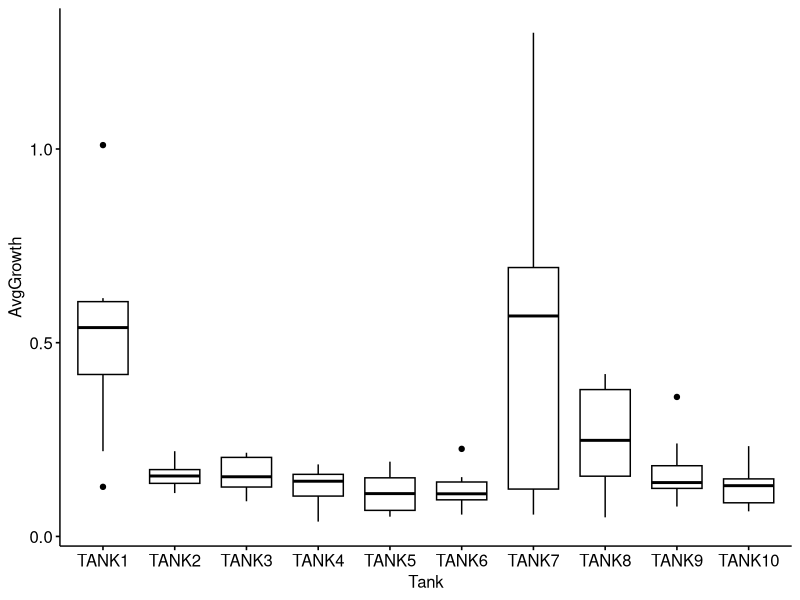
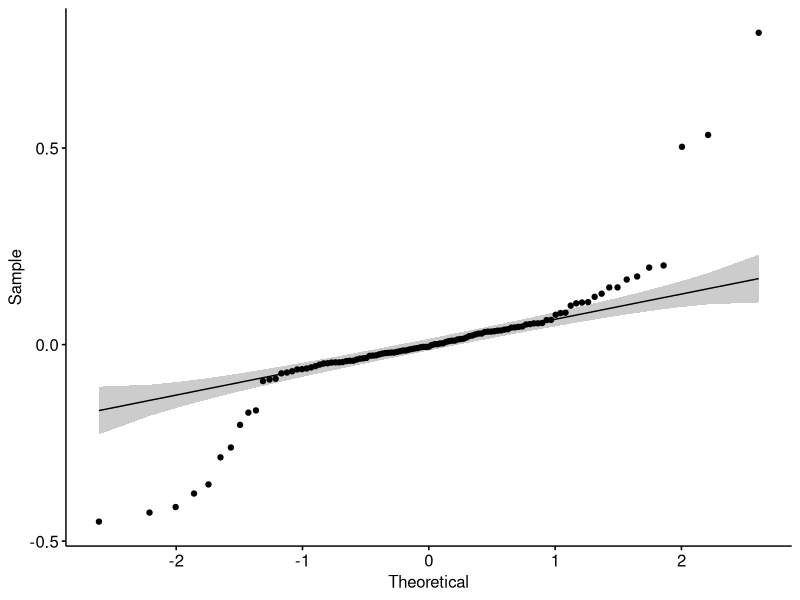
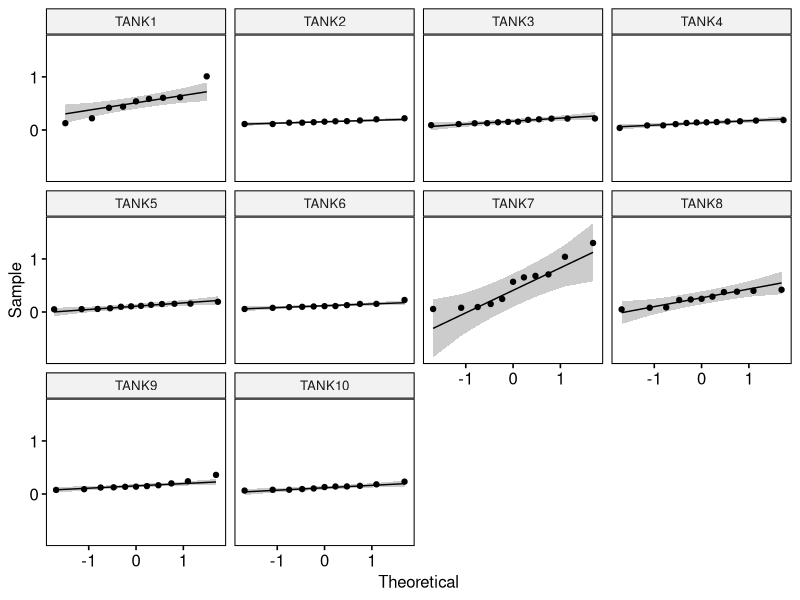
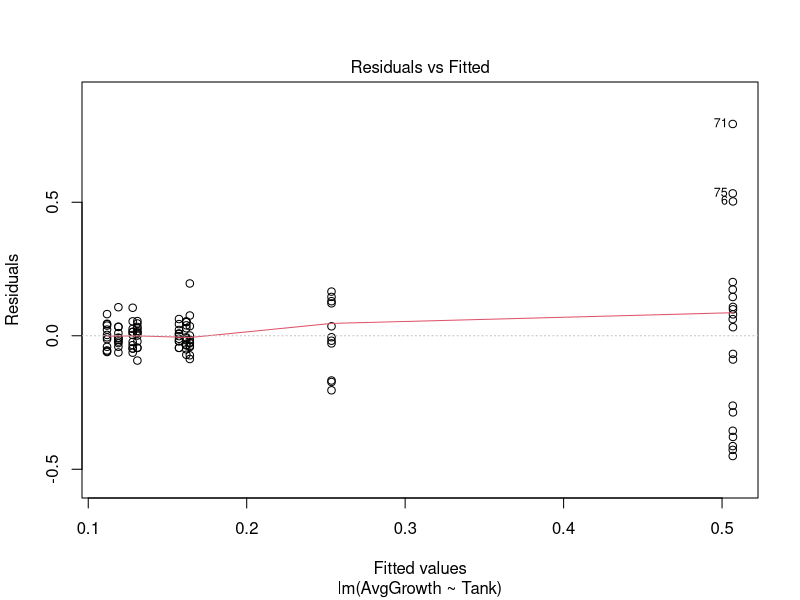
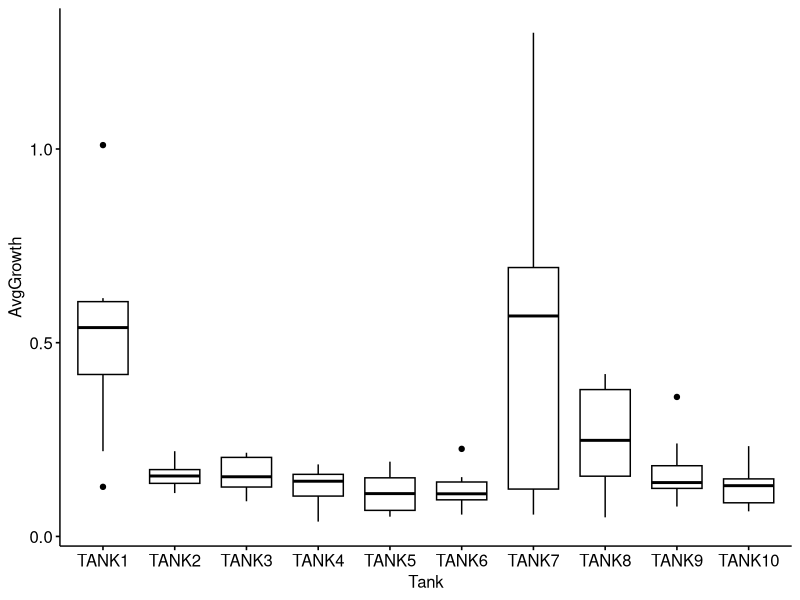
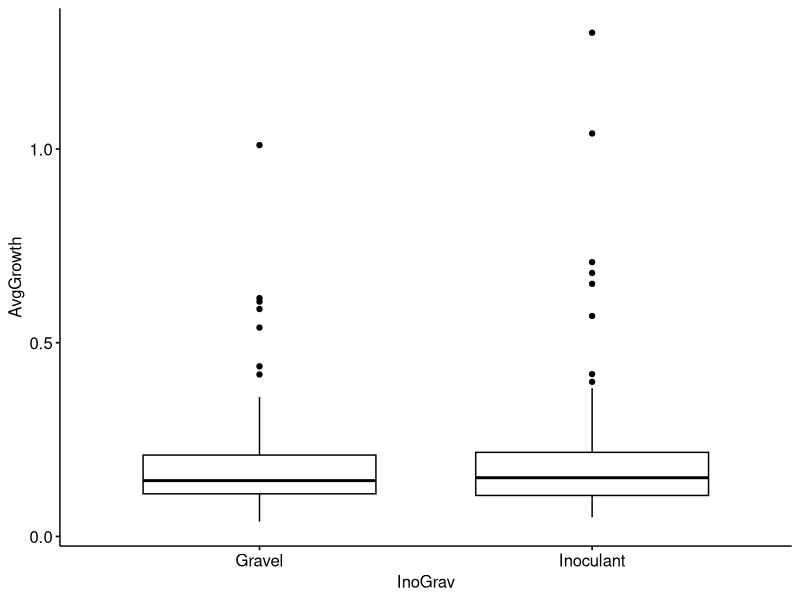
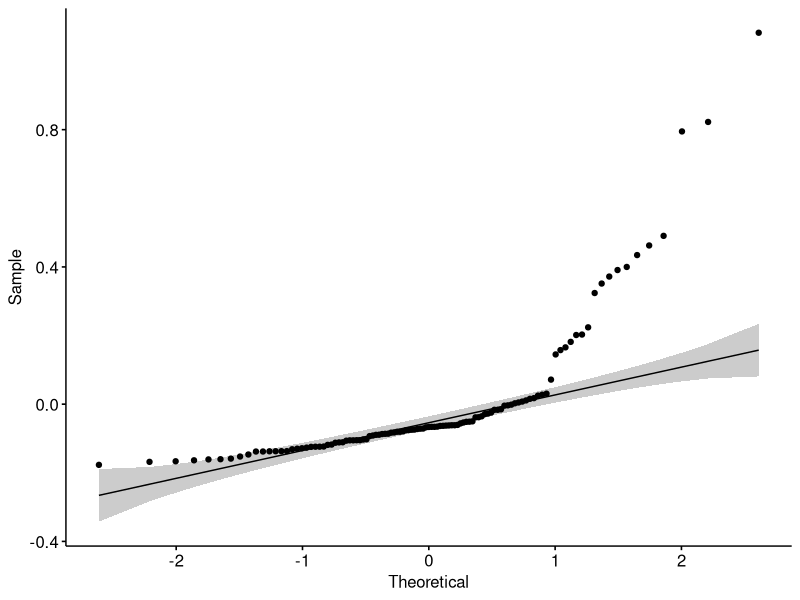
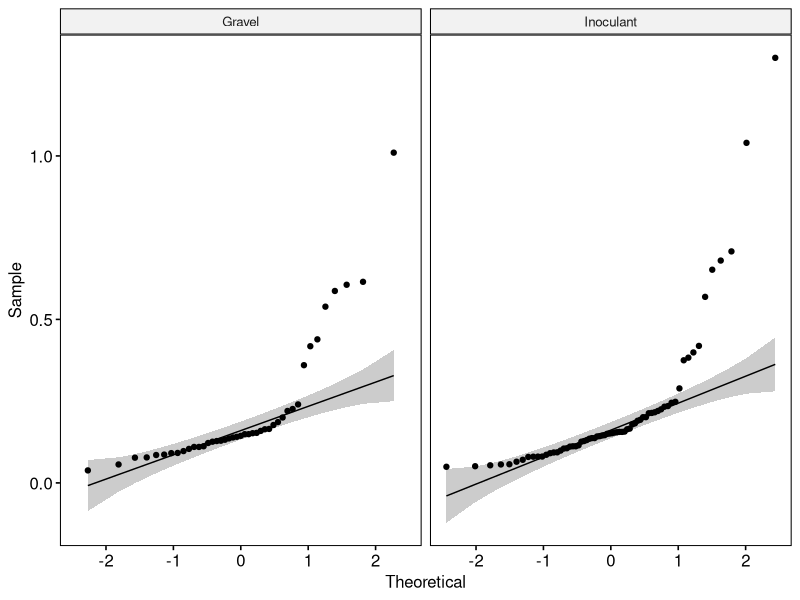

R code for these plots, in order:
library(tidyverse)
library(ggpubr)
library(car)
library(rstatix)

# reading in data
tab <- read.table("Plant-Growth-2017.tsv", sep="\t", header=TRUE)

  # checking what "type" the columns are stored as
str(tab)
    # looks okay as read in here, all are factors except the AvgGrowth column

    ### anova in R on non-diversity stuff ### generally following along with my go-to starting place for anova in R: https://www.datanovia.com/en/lessons/anova-in-r/

## starting with just looking at each column by itself ##

##### Tank #####
levels(tab$Tank)
  # it doesn't really matter for us, but we'll order this factor anyway
tab$Tank <- factor(tab$Tank, levels = c("TANK1", "TANK2", "TANK3", "TANK4", "TANK5", "TANK6", "TANK7", "TANK8", "TANK9", "TANK10"))
levels(tab$Tank)

  # summary stats
tab %>% group_by(Tank) %>% get_summary_stats(AvgGrowth, type = "mean_sd")
   # looks like some pretty big differences in some by eye based on just the averages, like tank 1 and tank 7 at ~0.5

  # vis.
ggboxplot(tab, x = "Tank", y = "AvgGrowth")
    # looks like some pretty high variance in those that looked high given their boxplot spreads relative to the others

  # outlier check
tab %>% group_by(Tank) %>% identify_outliers(AvgGrowth)
    # seems 1 marked as extreme from tank 9, that would be something that is > 3 * the interquartile range (range between 25th percentile and the 75th percentile)
    # as noted on the page, we'll run it both with and without that one and see if it changes the outcome of the anova before we worry about it more

  # normality check
tank_model <- lm(AvgGrowth ~ Tank, data = tab)
ggqqplot(residuals(tank_model))
shapiro_test(residuals(tank_model))
    # doesn't look to satisfy the assumption of a normal distribution, looking by each tank

ggqqplot(tab, "AvgGrowth", facet.by = "Tank")
    # doesn't look that bad for any individually
tab %>% group_by(Tank) %>% shapiro_test(AvgGrowth)
    # only Tank 9 is lower than 0.05 by a bit, i think we're close enough to meet the assumption of normality, but will also run a kruskal-wallis on this one like suggested if not meeting normality assumption

  # homogeneity of variance
plot(tank_model, 1)
    # looks like much larger spread on the far right, let's see what the quantitative test says
tab %>% levene_test(AvgGrowth ~ Tank)
    # that comes up pretty low p-value, saying variances are not equal, so we don't meet that assumption
    # page notes we can use a Welch one-way anova with welch_anova_test(), so we'll look at that and the kruskal-wallis anova

  # welch anova (doesn't assume equal variances)
welch_tank_anova_result <- tab %>% welch_anova_test(AvgGrowth ~ Tank)
    # this has p value of 0.0002
  # let's look at kruskal-wallis ()
kruskal_wallis_tank_anova_result <- tab %>% kruskal_test(AvgGrowth ~ Tank)
    # that has a p-value of 0.0002 also

  ## so i'd say the tanks alone show a difference in AvgGrowth
  # post hoc (which ones are different?)
tank_pwc <- tab %>% tukey_hsd(AvgGrowth ~ Tank)
tank_pwc %>% filter(p.adj <= 0.10) # based on adj. p <= 0.10
    # looks like Tank 1 vs all of them except Tank 7
    # tank 7 vs all except tank 1
    # let's look at the overall plot again with this info in mind and see if it looks like it makes sense:
ggboxplot(tab, x = "Tank", y = "AvgGrowth")
    # 1 and 7 were the two highest, with similar medians (black horizontal bars in the middle)
        # looks sensible to me

    ## so differences in growth do seem to correlate with which tank they were in
    # looking at what else varies the same between tanks 1 and 7 just by eye on the table just out of curiousity,
        # tanks 1 and 7 both used artificial lighting and were both peas
        # tanks 2 and 3 both were inoculant, tomatoes, and used wicks

  # lastly just taking a look at the results if we removed that one value that was an outlier
    # there may be a better way, but here's one way we can remove it
tab_no_tank_outlier <- tab %>% filter(!(Tank == "TANK9" & AvgGrowth == 0.36))
welch_tank_no_outlier_anova_result <- tab_no_tank_outlier %>% welch_anova_test(AvgGrowth ~ Tank)
    # this has p value of 0.0002
  # let's look at kruskal-wallis ()
kruskal_wallis_tank_no_outlier_anova_result <- tab_no_tank_outlier %>% kruskal_test(AvgGrowth ~ Tank)
        # and both are still basically the same, so i wouldn't worry about that one outlier

    # overall, tanks 1 and 7 were different from all, and both held peas

##### InoGrav #####
  # now doing all the same, but for this column
levels(tab$InoGrav)

  # summary stats
tab %>% group_by(InoGrav) %>% get_summary_stats(AvgGrowth, type = "mean_sd")
   # look pretty similar by eye based on averages and standard deviations

  # vis.
ggboxplot(tab, x = "InoGrav", y = "AvgGrowth")
    # look pretty similar

  # outlier check
tab %>% group_by(InoGrav) %>% identify_outliers(AvgGrowth)
    # seems to mark quite a few as extreme
    # again, we'll run it both with and without them

  # normality check
InoGrav_model <- lm(AvgGrowth ~ InoGrav, data = tab)
ggqqplot(residuals(InoGrav_model))
shapiro_test(residuals(InoGrav_model))
    # also doesn't look to satisfy the assumption of a normal distribution, looking by each tank

ggqqplot(tab, "AvgGrowth", facet.by = "InoGrav")
    # same deal, doesn't look that great by group
tab %>% group_by(InoGrav) %>% shapiro_test(AvgGrowth)
    # both have pretty low p-values, i'd say we don't meet the assumption of normality
    # going to move to the kruskal wallis test now

kruskal_wallis_InoGrav_anova_result <- tab %>% kruskal_test(AvgGrowth ~ InoGrav)
    # that has a p-value of 0.832, so InoGrav doesn't seem to be significant by itself

  # making a table without extreme outliers (ok forced to write something to do it this time as there were a bunch, ha)
    # the code may look a bit confusing, i had to try a few things to get it to work, this is not intuitive for me either, but it is using the rule the program is using mentioned above, that something is an "extreme" outlier if it is greater than 3 times the interquartile range above the 3rd quartile, or 3 times the interquartile range below the 1st quartile, see ?identify_outliers()
tab_no_InoGrav_outliers <- tab %>% group_by(InoGrav) %>% filter(!(AvgGrowth > ((3 * IQR(AvgGrowth)) + quantile(AvgGrowth, probs = 0.75))) | (AvgGrowth < ((3 * IQR(AvgGrowth)) - quantile(AvgGrowth, probs = 0.25)))) %>% data.frame()

kruskal_wallis_InoGrav_no_outliers_anova_result <- tab_no_InoGrav_outliers %>% kruskal_test(AvgGrowth ~ InoGrav)
    # p-value of 0.629, so still not significant

  ## seeing if it passes the normality assumption when outliers removed
no_outliers_InoGrav_model <- lm(AvgGrowth ~ InoGrav, data = tab_no_InoGrav_outliers)
ggqqplot(residuals(no_outliers_InoGrav_model))
shapiro_test(residuals(no_outliers_InoGrav_model))
  # it does, moving forward with other tests
  # homogeneity of variance
plot(no_outliers_InoGrav_model, 1)
    # looks okay
no_outliers_InoGrav_model %>% levene_test(AvgGrowth ~ InoGrav)
    # good on homoskedasticity
  # seeing what a regular anova looks like with outliers removed
no_outliers_InoGrav_anova_results <- tab_no_InoGrav_outliers %>% anova_test(AvgGrowth ~ InoGrav)
    # comes back with p-value of 0.836

 # moving on to next done alone

##### Lighting #####

  # summary stats
tab %>% group_by(Lighting) %>% get_summary_stats(AvgGrowth, type = "mean_sd")
   # looks like there might be a difference, though Artificial has a high standard deviation that might cause it to not show up clearly

  # vis.
ggboxplot(tab, x = "Lighting", y = "AvgGrowth")
    # yeah, look close based on medians, but large variance for the artificial category

  # outlier check
tab %>% group_by(Lighting) %>% identify_outliers(AvgGrowth)
    # there are 4 extreme, will run both with and without them as done above

  # normality check
Lighting_model <- lm(AvgGrowth ~ Lighting, data = tab)
ggqqplot(residuals(Lighting_model))
shapiro_test(residuals(Lighting_model))
    # doesn't satisfy normality assumption, checking by each group
tab %>% group_by(Lighting) %>% shapiro_test(AvgGrowth)
    # no good, moving on to kruskal wallis

kruskal_wallis_Lighting_anova_result <- tab %>% kruskal_test(AvgGrowth ~ Lighting)
    # that has a p-value of 0.072, let's take a look if we remove the outliers
tab_no_Lighting_outliers <- tab %>% group_by(Lighting) %>% filter(!(AvgGrowth > ((3 * IQR(AvgGrowth)) + quantile(AvgGrowth, probs = 0.75))) | (AvgGrowth < ((3 * IQR(AvgGrowth)) - quantile(AvgGrowth, probs = 0.25)))) %>% data.frame()

kruskal_wallis_Lighting_no_outliers_anova_result <- tab_no_Lighting_outliers %>% kruskal_test(AvgGrowth ~ Lighting)
    # p-value of 0.138, so still not significant, and actually increased

  # trying normality test with outliers removed to see if we can furthur pursue standard anova that way
no_outliers_Lighting_model <- lm(AvgGrowth ~ Lighting, data = tab_no_Lighting_outliers)
ggqqplot(residuals(no_outliers_Lighting_model))
shapiro_test(residuals(no_outliers_Lighting_model))
  # still doesn't pass normality test, so can't try standard anova on it

  # seems Lighting alone doesn't show a significant difference
    # moving on to Plant

##### Plant #####

  # summary stats
tab %>% group_by(Plant) %>% get_summary_stats(AvgGrowth, type = "mean_sd")
   # looks like a pretty big difference for Peas, but much higher variance too

  # vis.
ggboxplot(tab, x = "Plant", y = "AvgGrowth")

  # outlier check
tab %>% group_by(Plant) %>% identify_outliers(AvgGrowth)
    # none marked extreme

  # normality check
Plant_model <- lm(AvgGrowth ~ Plant, data = tab)
ggqqplot(residuals(Plant_model))
shapiro_test(residuals(Plant_model))
    # doesn't look to satisfy the assumption of a normal distribution, checking by group

ggqqplot(tab, "AvgGrowth", facet.by = "Plant")
    # doesn't look that bad for any individually
tab %>% group_by(Plant) %>% shapiro_test(AvgGrowth)
    # no good for tomatoes or peas, moving on to kruskal wallis

kruskal_wallis_Plant_anova_result <- tab %>% kruskal_test(AvgGrowth ~ Plant)
    # 2e-6 p-value, running posthoc test

  # post hoc (which ones are different?)
Plant_pwc <- tab %>% tukey_hsd(AvgGrowth ~ Plant)
    # looks like Peas are the standouts, different from basil and different from tomatos, which is what the initial plot looked like:
ggboxplot(tab, x = "Plant", y = "AvgGrowth")
    # i don't know if that is just a consequence of the peas happening to grow more, that would depend on if the average growth values were somehow normalized across the 3 plant types (like growth relative to final size or something)

  # moving on to next column

##### Media #####
  # summary stats
tab %>% group_by(Media) %>% get_summary_stats(AvgGrowth, type = "mean_sd")
    # coconut is lower, others have higher variance too though
  # vis.
ggboxplot(tab, x = "Media", y = "AvgGrowth")

  # outlier check
tab %>% group_by(Media) %>% identify_outliers(AvgGrowth)
    # several are marked as extreme, will again look at with and without them removed as done above

  # normality check
Media_model <- lm(AvgGrowth ~ Media, data = tab)
ggqqplot(residuals(Media_model))
shapiro_test(residuals(Media_model))
    # doesn't look to satisfy the assumption of a normal distribution, looking by each tank

ggqqplot(tab, "AvgGrowth", facet.by = "Media")
tab %>% group_by(Media) %>% shapiro_test(AvgGrowth)
    # doesn't meet assumption of normality, moving to kruskal wallis

kruskal_wallis_Media_anova_result <- tab %>% kruskal_test(AvgGrowth ~ Media)
    # that has a p-value of 0.443, no sig differences

    # taking a look with outliers removed
tab_no_Media_outliers <- tab %>% group_by(Media) %>% filter(!(AvgGrowth > ((3 * IQR(AvgGrowth)) + quantile(AvgGrowth, probs = 0.75))) | (AvgGrowth < ((3 * IQR(AvgGrowth)) - quantile(AvgGrowth, probs = 0.25)))) %>% data.frame()

kruskal_wallis_Media_no_outliers_anova_result <- tab_no_Media_outliers %>% kruskal_test(AvgGrowth ~ Media)
    # p-value of 0.570, so still not significant

  # trying normality test with outliers removed to see if we can furthur pursue standard anova that way
no_outliers_Media_model <- lm(AvgGrowth ~ Media, data = tab_no_Media_outliers)
ggqqplot(residuals(no_outliers_Media_model))
shapiro_test(residuals(no_outliers_Media_model))
  # still doesn't pass normality test, so can't try standard anova on it

  # seems Media alone didn't make a difference
    # on to next

##### Water #####
  # summary stats
tab %>% group_by(Water) %>% get_summary_stats(AvgGrowth, type = "mean_sd")
  # vis.
ggboxplot(tab, x = "Water", y = "AvgGrowth")
      # look pretty similar
  # outlier check
tab %>% group_by(Water) %>% identify_outliers(AvgGrowth)
    # several are marked as extreme, will again look at with and without them removed as done above

  # normality check
Water_model <- lm(AvgGrowth ~ Water, data = tab)
ggqqplot(residuals(Water_model))
shapiro_test(residuals(Water_model))
    # doesn't look to satisfy the assumption of a normal distribution, looking by each tank

ggqqplot(tab, "AvgGrowth", facet.by = "Water")
tab %>% group_by(Water) %>% shapiro_test(AvgGrowth)
    # doesn't meet assumption of normality, moving to kruskal wallis

kruskal_wallis_Water_anova_result <- tab %>% kruskal_test(AvgGrowth ~ Water)
    # that has a p-value of 0.134, no sig differences

    # taking a look with outliers removed
tab_no_Water_outliers <- tab %>% group_by(Water) %>% filter(!(AvgGrowth > ((3 * IQR(AvgGrowth)) + quantile(AvgGrowth, probs = 0.75))) | (AvgGrowth < ((3 * IQR(AvgGrowth)) - quantile(AvgGrowth, probs = 0.25)))) %>% data.frame()

kruskal_wallis_Water_no_outliers_anova_result <- tab_no_Water_outliers %>% kruskal_test(AvgGrowth ~ Water)
    # p-value of 0.133

  # trying normality test with outliers removed to see if we can furthur pursue standard anova that way
no_outliers_Water_model <- lm(AvgGrowth ~ Water, data = tab_no_Water_outliers)
ggqqplot(residuals(no_outliers_Water_model))
shapiro_test(residuals(no_outliers_Water_model))
  # still doesn't pass normality test, so can't try standard anova on it


## Testing for interactions (following along with the Two-way anova section: https://www.datanovia.com/en/lessons/anova-in-r/#two-way-independent-anova)
# based on how this is noted there, "If an interaction effect does not exist, main effects could be reported.", so i'm thinking of this as for us to, for example, look at the Tank and Plant factors together, since they both correlate (Tanks 1 and 7 were highest growth and both had peas)

  ## i'm not sure we can do any two-way or more because i don't think any individual groupings encompass all other factor types, and i think that's needed

